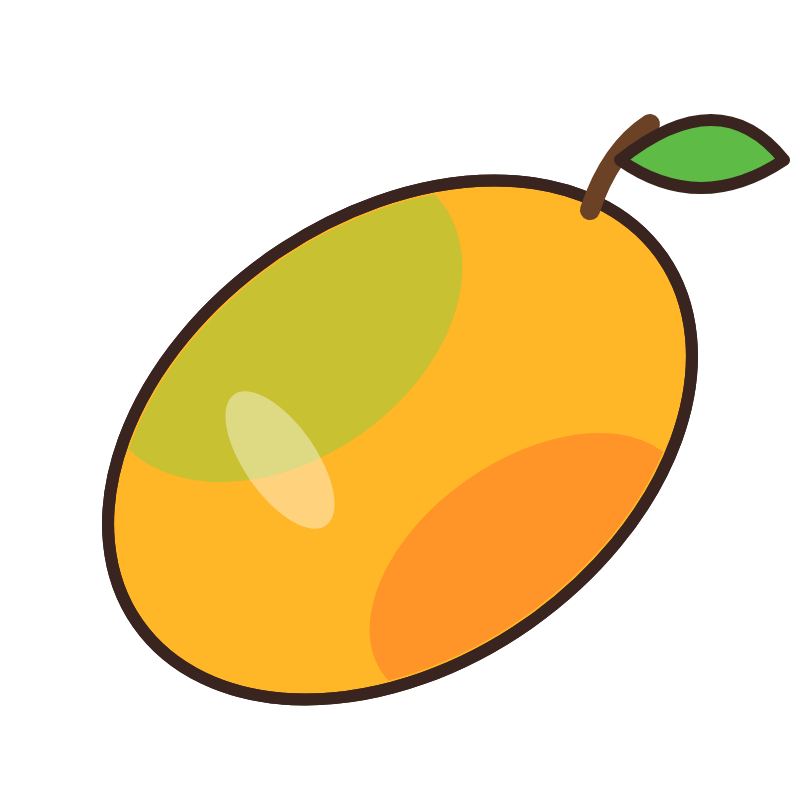
#> input picture ep01-fruits/art/fruit_mango.png, 800 x 800 px, given in place of _fruits.png, which was not available
$ python art.py
#> lines starting #> are read from the running program, lines starting #| are printed output that depends on the picture; pictures that were not available may be replaced by others from this repository, and a replacement may not be noted
"""Static art for episode 1: garden background + 10 fruits (SVG -> PNG via headless Chrome)."""
import pathlib, subprocess, sys
from PIL import Image

HERE = pathlib.Path(__file__).resolve().parent
OUT = HERE / "art"
OUT.mkdir(exist_ok=True)
CHROME = r"C:\Program Files\Google\Chrome\Application\chrome.exe"
SW = 'stroke="#3A2420" stroke-width="6" stroke-linejoin="round" stroke-linecap="round"'


def shot(html, out, w, h, scale=1):
    tmp = HERE / "_r.html"
    tmp.write_text(html, encoding="utf-8")
    subprocess.run([CHROME, "--headless=new", "--disable-gpu", "--hide-scrollbars",
                    f"--force-device-scale-factor={scale}", "--default-background-color=00000000",
                    f"--window-size={w},{h}", f"--screenshot={out}", tmp.as_uri()], check=True, capture_output=True)
    tmp.unlink()


def background():
    flowers = []
    import random
    rnd = random.Random(4)
    for _ in range(26):
        x, y = rnd.uniform(40, 1880), rnd.uniform(880, 1060)
        col = rnd.choice(["#FF6B8B", "#FFD23F", "#FFFFFF", "#B57BFF", "#FF9F43"])
        r = rnd.uniform(9, 14)
        petals = "".join(f'<circle cx="{x + r * 1.1 * c}" cy="{y + r * 1.1 * s}" r="{r}" fill="{col}"/>'
                         for c, s in ((1, 0), (-1, 0), (0, 1), (0, -1)))
        flowers.append(petals + f'<circle cx="{x}" cy="{y}" r="{r * 0.8}" fill="#FFB800"/>')
    clouds = []
    for cx, cy, s in ((300, 170, 1.0), (1000, 110, 0.8), (1600, 200, 1.1)):
        clouds.append(f'<g transform="translate({cx} {cy}) scale({s})" fill="#FFFFFF">'
                      '<ellipse cx="0" cy="0" rx="110" ry="55"/><ellipse cx="-80" cy="20" rx="70" ry="45"/>'
                      '<ellipse cx="85" cy="18" rx="80" ry="48"/><ellipse cx="10" cy="-35" rx="70" ry="50"/></g>')
    svg = f'''<svg xmlns="http://www.w3.org/2000/svg" width="1920" height="1080" viewBox="0 0 1920 1080">
    <defs><linearGradient id="sky" x1="0" y1="0" x2="0" y2="1">
      <stop offset="0" stop-color="#7EC8FF"/><stop offset="1" stop-color="#D8F1FF"/></linearGradient></defs>
    <rect width="1920" height="1080" fill="url(#sky)"/>
    <circle cx="1720" cy="150" r="90" fill="#FFE066"/><circle cx="1720" cy="150" r="120" fill="#FFE066" opacity="0.3"/>
    {''.join(clouds)}
    <path d="M0 690 Q300 560 640 650 Q980 740 1300 620 Q1620 520 1920 640 L1920 1080 L0 1080 Z" fill="#9BDB6B"/>
    <path d="M0 780 Q420 700 900 770 Q1400 840 1920 740 L1920 1080 L0 1080 Z" fill="#7CCB4F"/>
    <!-- tree left -->
    <rect x="120" y="440" width="60" height="330" rx="20" fill="#9A6A43" {SW}/>
    <circle cx="150" cy="400" r="150" fill="#5DBB46" {SW}/>
    <circle cx="80" cy="440" r="90" fill="#5DBB46"/><circle cx="230" cy="430" r="95" fill="#5DBB46"/>
    <circle cx="110" cy="380" r="16" fill="#E8483B"/><circle cx="200" cy="450" r="16" fill="#E8483B"/><circle cx="160" cy="330" r="16" fill="#E8483B"/>
    <!-- bush right -->
    <ellipse cx="1800" cy="820" rx="170" ry="100" fill="#5DBB46" {SW}/>
    <rect x="0" y="960" width="1920" height="120" fill="#6CBF45"/>
    {''.join(flowers)}
    </svg>'''
    shot(f'<html><body style="margin:0">{svg}</body></html>', str(OUT / "bg.png"), 1920, 1080)


# 400x400 fruit drawings, centred
FRUIT_SVG = {
    "apple": f'''<path d="M200 110 C140 70 60 100 60 200 C60 300 130 360 200 340 C270 360 340 300 340 200 C340 100 260 70 200 110 Z" fill="#E8352E" {SW}/>
      <path d="M200 112 Q205 70 222 50" fill="none" stroke="#6B4226" stroke-width="12" stroke-linecap="round"/>
      <path d="M215 80 Q270 40 300 75 Q255 105 215 80 Z" fill="#5DBB46" {SW}/>
      <ellipse cx="130" cy="170" rx="22" ry="42" fill="#FFFFFF" opacity="0.45" transform="rotate(20 130 170)"/>''',
    "banana": f'''<path d="M90 120 Q60 300 230 340 Q330 360 350 300 Q260 320 200 280 Q120 220 130 110 Z" fill="#FFD93B" {SW}/>
      <path d="M130 110 L120 75 L95 80 L90 120 Z" fill="#7A5A2E" {SW}/>
      <path d="M150 170 Q170 260 260 300" fill="none" stroke="#E5B820" stroke-width="8" stroke-linecap="round"/>''',
    "orange": f'''<circle cx="200" cy="210" r="140" fill="#FF9420" {SW}/>
      <path d="M200 72 Q210 55 225 50" fill="none" stroke="#6B4226" stroke-width="10" stroke-linecap="round"/>
      <path d="M210 70 Q260 40 290 70 Q250 95 210 70 Z" fill="#5DBB46" {SW}/>
      <g fill="#E07A0E">{''.join(f'<circle cx="{x}" cy="{y}" r="4"/>' for x, y in ((150, 180), (250, 160), (220, 260), (160, 280), (280, 230), (190, 210)))}</g>
      <ellipse cx="140" cy="150" rx="25" ry="40" fill="#FFFFFF" opacity="0.4" transform="rotate(30 140 150)"/>''',
    "grapes": f'''<path d="M200 70 Q205 45 225 35" fill="none" stroke="#6B4226" stroke-width="10" stroke-linecap="round"/>
      <path d="M215 60 Q265 30 295 65 Q255 90 215 60 Z" fill="#5DBB46" {SW}/>
      {''.join(f'<circle cx="{x}" cy="{y}" r="42" fill="#8E44C9" {SW}/><circle cx="{x - 12}" cy="{y - 12}" r="9" fill="#FFFFFF" opacity="0.5"/>'
               for x, y in ((140, 120), (220, 115), (290, 125), (175, 190), (255, 190), (140, 255), (215, 260), (280, 250), (180, 325), (245, 320)))}''',
    "strawberry": f'''<path d="M200 350 C110 300 60 200 90 140 C120 95 280 95 310 140 C340 200 290 300 200 350 Z" fill="#F0313A" {SW}/>
      <path d="M200 110 L150 80 L170 120 L120 115 L165 140 L200 125 L235 140 L280 115 L230 120 L250 80 Z" fill="#4CAF3E" {SW}/>
      <g fill="#FFE27A">{''.join(f'<ellipse cx="{x}" cy="{y}" rx="5" ry="8"/>' for x, y in ((150, 180), (200, 170), (250, 180), (130, 230), (180, 230), (230, 230), (270, 225), (160, 280), (210, 285), (245, 275), (195, 325)))}</g>''',
    "watermelon": f'''<path d="M40 150 L360 150 A160 160 0 0 1 40 150 Z" fill="#4CAF3E" {SW}/>
      <path d="M62 150 L338 150 A138 138 0 0 1 62 150 Z" fill="#F7F3D5"/>
      <path d="M76 150 L324 150 A124 124 0 0 1 76 150 Z" fill="#F44957"/>
      <g fill="#2B1B17">{''.join(f'<ellipse cx="{x}" cy="{y}" rx="7" ry="11"/>' for x, y in ((140, 190), (200, 205), (260, 190), (170, 240), (230, 240), (200, 175)))}</g>''',
    "mango": f'''<ellipse cx="200" cy="220" rx="160" ry="112" fill="#FFB627" transform="rotate(-35 200 220)" {SW}/>
      <clipPath id="mclip"><ellipse cx="200" cy="220" rx="156" ry="108" transform="rotate(-35 200 220)"/></clipPath>
      <g clip-path="url(#mclip)">
      <ellipse cx="140" cy="160" rx="100" ry="70" fill="#9BCB3C" opacity="0.55" transform="rotate(-35 140 160)"/>
      <ellipse cx="265" cy="285" rx="90" ry="55" fill="#FF6A2B" opacity="0.45" transform="rotate(-35 265 285)"/></g>
      <ellipse cx="200" cy="220" rx="160" ry="112" fill="none" transform="rotate(-35 200 220)" {SW}/>
      <path d="M295 105 Q305 75 325 62" fill="none" stroke="#6B4226" stroke-width="10" stroke-linecap="round"/>
      <path d="M310 80 Q360 40 392 80 Q350 108 310 80 Z" fill="#5DBB46" {SW}/>
      <ellipse cx="140" cy="230" rx="18" ry="40" fill="#FFFFFF" opacity="0.4" transform="rotate(-35 140 230)"/>''',
    "pineapple": f'''
      <path d="M200 150 Q140 125 112 70 Q170 90 206 132 Z" fill="#3E9E35" {SW}/>
      <path d="M200 150 Q260 125 288 70 Q230 90 194 132 Z" fill="#3E9E35" {SW}/>
      <path d="M200 145 Q160 90 168 28 Q205 80 210 140 Z" fill="#4CAF3E" {SW}/>
      <path d="M200 145 Q240 90 232 28 Q195 80 190 140 Z" fill="#4CAF3E" {SW}/>
      <path d="M200 140 Q185 70 200 8 Q215 70 200 140 Z" fill="#5DBB46" {SW}/>
      <ellipse cx="200" cy="255" rx="115" ry="135" fill="#F7B731" {SW}/>
      <g stroke="#C98A12" stroke-width="6" fill="none">
        <path d="M110 190 L260 370 M130 150 L300 340 M170 125 L310 280 M90 250 L200 385"/>
        <path d="M290 190 L140 370 M270 150 L100 340 M230 125 L90 280 M310 250 L200 385"/></g>''',
    "cherry": f'''<path d="M200 60 Q160 140 130 250" fill="none" stroke="#5B8C2A" stroke-width="10" stroke-linecap="round"/>
      <path d="M200 60 Q240 150 270 240" fill="none" stroke="#5B8C2A" stroke-width="10" stroke-linecap="round"/>
      <path d="M200 60 Q260 30 300 70 Q250 95 200 60 Z" fill="#5DBB46" {SW}/>
      <circle cx="130" cy="290" r="70" fill="#C8102E" {SW}/><circle cx="270" cy="280" r="70" fill="#C8102E" {SW}/>
      <circle cx="105" cy="265" r="15" fill="#FFFFFF" opacity="0.5"/><circle cx="245" cy="255" r="15" fill="#FFFFFF" opacity="0.5"/>''',
    "lemon": f'''<path d="M30 210 Q70 190 90 150 Q140 105 200 105 Q260 105 310 150 Q330 190 370 210 Q330 230 310 270 Q260 315 200 315 Q140 315 90 270 Q70 230 30 210 Z" fill="#FFE135" {SW}/>
      <path d="M200 106 Q210 80 228 70" fill="none" stroke="#6B4226" stroke-width="10" stroke-linecap="round"/>
      <path d="M215 85 Q265 50 300 82 Q255 110 215 85 Z" fill="#5DBB46" {SW}/>
      <ellipse cx="140" cy="170" rx="40" ry="16" fill="#FFFFFF" opacity="0.45" transform="rotate(-15 140 170)"/>''',
    "kiwi": f'''<circle cx="150" cy="215" r="125" fill="#8B5A2B" {SW}/>
      <g fill="#6E4520">{''.join(f'<circle cx="{x}" cy="{y}" r="3"/>' for x, y in ((90, 170), (120, 280), (200, 150), (80, 240), (170, 300), (210, 230)))}</g>
      <circle cx="255" cy="215" r="120" fill="#7A4E26" {SW}/>
      <circle cx="255" cy="215" r="104" fill="#8BC53F"/>
      <circle cx="255" cy="215" r="44" fill="#F4F1C9"/>
      <g fill="#2B1B17">{''.join(f'<ellipse cx="{255 + 62 * __import__("math").cos(k * 0.5236):.1f}" cy="{215 + 62 * __import__("math").sin(k * 0.5236):.1f}" rx="5" ry="9" transform="rotate({k * 30 + 90} {255 + 62 * __import__("math").cos(k * 0.5236):.1f} {215 + 62 * __import__("math").sin(k * 0.5236):.1f})"/>' for k in range(12))}</g>''',
    "pear": f'''<path d="M200 80 C160 80 150 140 140 180 C90 220 80 340 200 350 C320 340 310 220 260 180 C250 140 240 80 200 80 Z" fill="#A6D44A" {SW}/>
      <path d="M200 82 Q205 55 220 45" fill="none" stroke="#6B4226" stroke-width="10" stroke-linecap="round"/>
      <path d="M212 62 Q262 30 292 66 Q250 90 212 62 Z" fill="#4CAF3E" {SW}/>
      <ellipse cx="160" cy="250" rx="20" ry="40" fill="#FFFFFF" opacity="0.4" transform="rotate(20 160 250)"/>''',
}


def fruits():
    names = list(FRUIT_SVG)
    cells = "".join(f'<div style="position:absolute;left:{i * 400}px;top:0;width:400px;height:400px">'
                    f'<svg xmlns="http://www.w3.org/2000/svg" width="400" height="400" viewBox="0 0 400 400">{FRUIT_SVG[n]}</svg></div>'
                    for i, n in enumerate(names))
    w = 400 * len(names)
    shot(f'<html><body style="margin:0;position:relative;width:{w}px;height:400px">{cells}</body></html>',
         str(OUT / "_fruits.png"), w, 400, scale=2)
    im = Image.open(OUT / "_fruits.png")
#> im is the input picture: PIL image 800x800 RGBA; mean R, G, B, A 84.2, 63.5, 17.3, 98.5
    for i, n in enumerate(names):
        im.crop((i * 800, 0, i * 800 + 800, 800)).save(OUT / f"fruit_{n}.png")
    (OUT / "_fruits.png").unlink()


def background_vertical():
    import random
    rnd = random.Random(5)
    flowers = []
    for _ in range(30):
        x, y = rnd.uniform(30, 1050), rnd.uniform(1640, 1900)
        col = rnd.choice(["#FF6B8B", "#FFD23F", "#FFFFFF", "#B57BFF", "#FF9F43"])
        r = rnd.uniform(9, 14)
        flowers.append("".join(f'<circle cx="{x + r * 1.1 * c}" cy="{y + r * 1.1 * s}" r="{r}" fill="{col}"/>'
                               for c, s in ((1, 0), (-1, 0), (0, 1), (0, -1))) + f'<circle cx="{x}" cy="{y}" r="{r * 0.8}" fill="#FFB800"/>')
    clouds = "".join(f'<g transform="translate({cx} {cy}) scale({sc})" fill="#FFFFFF"><ellipse cx="0" cy="0" rx="110" ry="55"/>'
                     f'<ellipse cx="-80" cy="20" rx="70" ry="45"/><ellipse cx="85" cy="18" rx="80" ry="48"/><ellipse cx="10" cy="-35" rx="70" ry="50"/></g>'
                     for cx, cy, sc in ((180, 330, 0.9), (860, 260, 0.8), (620, 520, 0.6)))
    svg = f'''<svg xmlns="http://www.w3.org/2000/svg" width="1080" height="1920" viewBox="0 0 1080 1920">
    <defs><linearGradient id="sky" x1="0" y1="0" x2="0" y2="1">
      <stop offset="0" stop-color="#7EC8FF"/><stop offset="1" stop-color="#D8F1FF"/></linearGradient></defs>
    <rect width="1080" height="1920" fill="url(#sky)"/>
    <circle cx="930" cy="150" r="85" fill="#FFE066"/><circle cx="930" cy="150" r="115" fill="#FFE066" opacity="0.3"/>
    {clouds}
    <path d="M0 1240 Q270 1140 560 1220 Q840 1300 1080 1200 L1080 1920 L0 1920 Z" fill="#9BDB6B"/>
    <path d="M0 1380 Q300 1320 600 1370 Q860 1420 1080 1350 L1080 1920 L0 1920 Z" fill="#7CCB4F"/>
    <rect x="0" y="1780" width="1080" height="140" fill="#6CBF45"/>
    {''.join(flowers)}
    </svg>'''
    shot(f'<html><body style="margin:0">{svg}</body></html>', str(OUT / "bg_vertical.png"), 1080, 1920)


if __name__ == "__main__":
    background()
    background_vertical()
    fruits()
    sheet = Image.new("RGB", (2000, 400 + 1080 // 2), "#FFFFFF")
#> sheet: PIL image 2000x940 RGB; every value is 255
    sheet.paste(Image.open(OUT / "bg.png").resize((960, 540)), (0, 400))
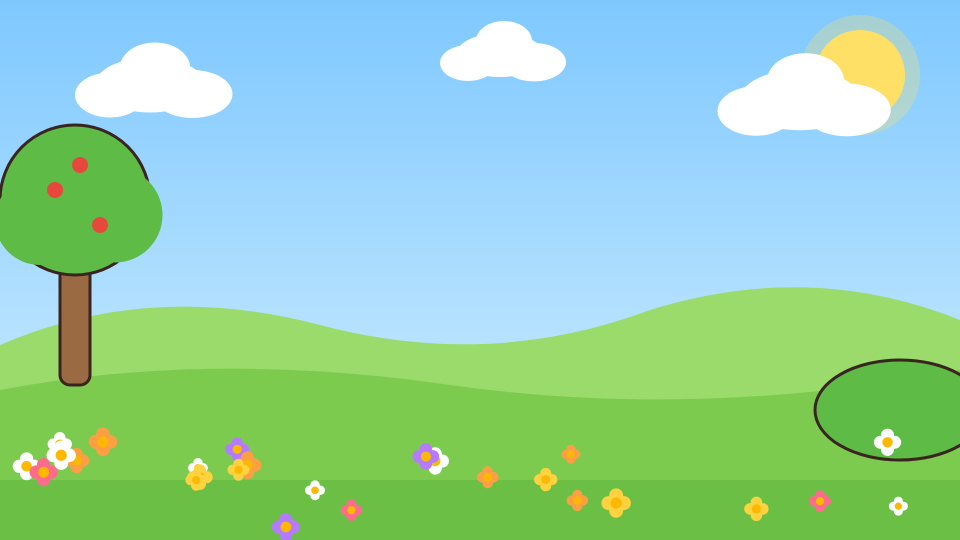
#> input picture ep01-fruits/art/bg.png, 1920 x 1080 px (shown at 1/2 size)
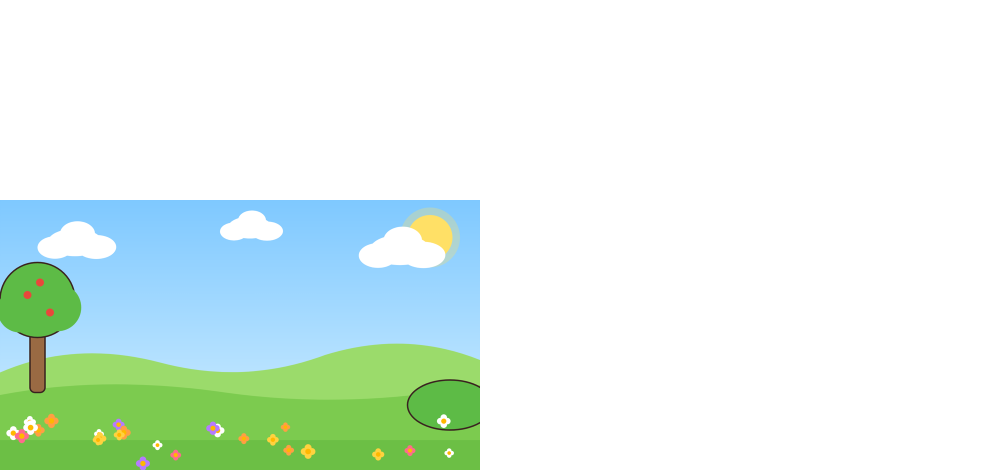
#> sheet: PIL image 2000x940 RGB (shown at 1/2 size); mean R, G, B 225.4, 242.1, 233.2
    for i, n in enumerate(FRUIT_SVG):
        f = Image.open(OUT / f"fruit_{n}.png").resize((200, 200))
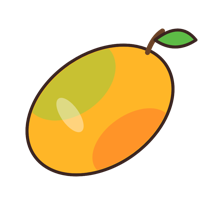
#> f: PIL image 200x200 RGBA; mean R, G, B, A 84.7, 63.8, 17.5, 98.5; transparent parts drawn white
        sheet.paste(f, (i * 200, 0), f)
    sheet.save(HERE / "_art_check.png")
    print("ok")
